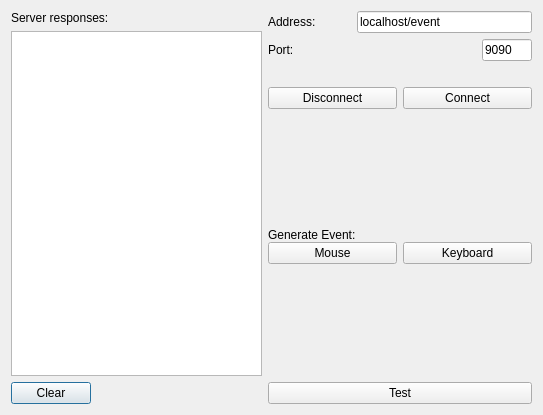
<?xml version="1.0" encoding="UTF-8"?>
<ui version="4.0">
 <class>MainDialog</class>
 <widget class="QDialog" name="MainDialog">
  <property name="geometry">
   <rect>
    <x>0</x>
    <y>0</y>
    <width>543</width>
    <height>415</height>
   </rect>
  </property>
  <property name="windowTitle">
   <string>WebSocket Pinger</string>
  </property>
  <layout class="QGridLayout" name="gridLayout">
   <item row="0" column="1" rowspan="2">
    <layout class="QVBoxLayout" name="verticalLayout_3">
     <item>
      <widget class="QLabel" name="serverResponsesLabel">
       <property name="text">
        <string>Server responses:</string>
       </property>
      </widget>
     </item>
     <item>
      <widget class="QPlainTextEdit" name="logTextEdit">
       <property name="readOnly">
        <bool>true</bool>
       </property>
      </widget>
     </item>
     <item>
      <layout class="QHBoxLayout" name="horizontalLayout_5">
       <item>
        <widget class="QPushButton" name="clearButton">
         <property name="text">
          <string>Clear</string>
         </property>
        </widget>
       </item>
       <item>
        <spacer name="horizontalSpacer_3">
         <property name="orientation">
          <enum>Qt::Horizontal</enum>
         </property>
         <property name="sizeHint" stdset="0">
          <size>
           <width>40</width>
           <height>20</height>
          </size>
         </property>
        </spacer>
       </item>
      </layout>
     </item>
    </layout>
   </item>
   <item row="0" column="2">
    <layout class="QVBoxLayout" name="verticalLayout">
     <item>
      <layout class="QHBoxLayout" name="horizontalLayout">
       <item>
        <widget class="QLabel" name="addreessLabel">
         <property name="text">
          <string>Address:</string>
         </property>
        </widget>
       </item>
       <item>
        <spacer name="horizontalSpacer">
         <property name="orientation">
          <enum>Qt::Horizontal</enum>
         </property>
         <property name="sizeHint" stdset="0">
          <size>
           <width>40</width>
           <height>20</height>
          </size>
         </property>
        </spacer>
       </item>
       <item>
        <widget class="QLineEdit" name="addressLineEdit">
         <property name="sizePolicy">
          <sizepolicy hsizetype="Fixed" vsizetype="Fixed">
           <horstretch>0</horstretch>
           <verstretch>0</verstretch>
          </sizepolicy>
         </property>
         <property name="minimumSize">
          <size>
           <width>175</width>
           <height>0</height>
          </size>
         </property>
         <property name="maximumSize">
          <size>
           <width>175</width>
           <height>16777215</height>
          </size>
         </property>
         <property name="text">
          <string>localhost/event</string>
         </property>
        </widget>
       </item>
      </layout>
     </item>
     <item>
      <layout class="QHBoxLayout" name="horizontalLayout_2">
       <item>
        <widget class="QLabel" name="portLabel">
         <property name="text">
          <string>Port:</string>
         </property>
        </widget>
       </item>
       <item>
        <spacer name="horizontalSpacer_2">
         <property name="orientation">
          <enum>Qt::Horizontal</enum>
         </property>
         <property name="sizeHint" stdset="0">
          <size>
           <width>40</width>
           <height>20</height>
          </size>
         </property>
        </spacer>
       </item>
       <item>
        <widget class="QLineEdit" name="portLineEdit">
         <property name="sizePolicy">
          <sizepolicy hsizetype="Fixed" vsizetype="Fixed">
           <horstretch>0</horstretch>
           <verstretch>0</verstretch>
          </sizepolicy>
         </property>
         <property name="minimumSize">
          <size>
           <width>50</width>
           <height>0</height>
          </size>
         </property>
         <property name="maximumSize">
          <size>
           <width>50</width>
           <height>16777215</height>
          </size>
         </property>
         <property name="text">
          <string>9090</string>
         </property>
        </widget>
       </item>
      </layout>
     </item>
     <item>
      <widget class="QLabel" name="statusLabel">
       <property name="minimumSize">
        <size>
         <width>0</width>
         <height>0</height>
        </size>
       </property>
       <property name="maximumSize">
        <size>
         <width>16777215</width>
         <height>16777215</height>
        </size>
       </property>
       <property name="text">
        <string/>
       </property>
       <property name="alignment">
        <set>Qt::AlignCenter</set>
       </property>
      </widget>
     </item>
     <item>
      <layout class="QHBoxLayout" name="horizontalLayout_3">
       <item>
        <widget class="QPushButton" name="disconnectButton">
         <property name="text">
          <string>Disconnect</string>
         </property>
        </widget>
       </item>
       <item>
        <widget class="QPushButton" name="connectButton">
         <property name="text">
          <string>Connect</string>
         </property>
        </widget>
       </item>
      </layout>
     </item>
    </layout>
   </item>
   <item row="1" column="2">
    <layout class="QVBoxLayout" name="verticalLayout_4">
     <item>
      <spacer name="verticalSpacer">
       <property name="orientation">
        <enum>Qt::Vertical</enum>
       </property>
       <property name="sizeHint" stdset="0">
        <size>
         <width>20</width>
         <height>40</height>
        </size>
       </property>
      </spacer>
     </item>
     <item>
      <layout class="QVBoxLayout" name="verticalLayout_2">
       <property name="spacing">
        <number>0</number>
       </property>
       <item>
        <widget class="QLabel" name="generateEventLabel">
         <property name="text">
          <string>Generate Event:</string>
         </property>
        </widget>
       </item>
       <item>
        <layout class="QHBoxLayout" name="horizontalLayout_4">
         <item>
          <widget class="QPushButton" name="mouseButton">
           <property name="text">
            <string>Mouse</string>
           </property>
          </widget>
         </item>
         <item>
          <widget class="QPushButton" name="keyboardButton">
           <property name="text">
            <string>Keyboard</string>
           </property>
          </widget>
         </item>
        </layout>
       </item>
      </layout>
     </item>
     <item>
      <spacer name="verticalSpacer_2">
       <property name="orientation">
        <enum>Qt::Vertical</enum>
       </property>
       <property name="sizeHint" stdset="0">
        <size>
         <width>20</width>
         <height>40</height>
        </size>
       </property>
      </spacer>
     </item>
     <item>
      <widget class="QPushButton" name="testButton">
       <property name="text">
        <string>Test</string>
       </property>
      </widget>
     </item>
    </layout>
   </item>
  </layout>
 </widget>
 <layoutdefault spacing="6" margin="11"/>
 <resources/>
 <connections/>
</ui>
